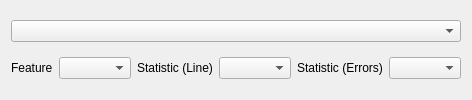
      <widget class="QWidget" name="tab_Exp">
       <attribute name="title">
        <string>Whole Experiment</string>
       </attribute>
       <layout class="QGridLayout" name="gridLayout_8">
        <item row="1" column="2">
         <widget class="QLabel" name="label_36">
          <property name="sizePolicy">
           <sizepolicy hsizetype="Maximum" vsizetype="Preferred">
            <horstretch>0</horstretch>
            <verstretch>0</verstretch>
           </sizepolicy>
          </property>
          <property name="text">
           <string>Statistic (Line)</string>
          </property>
         </widget>
        </item>
        <item row="1" column="0">
         <widget class="QLabel" name="label_35">
          <property name="sizePolicy">
           <sizepolicy hsizetype="Maximum" vsizetype="Preferred">
            <horstretch>0</horstretch>
            <verstretch>0</verstretch>
           </sizepolicy>
          </property>
          <property name="text">
           <string>Feature</string>
          </property>
         </widget>
        </item>
        <item row="1" column="3">
         <widget class="QComboBox" name="comboBox_ResExp_Stat_Line"/>
        </item>
        <item row="1" column="1">
         <widget class="QComboBox" name="comboBox_ResExp_Feat"/>
        </item>
        <item row="1" column="4">
         <widget class="QLabel" name="label_37">
          <property name="sizePolicy">
           <sizepolicy hsizetype="Maximum" vsizetype="Preferred">
            <horstretch>0</horstretch>
            <verstretch>0</verstretch>
           </sizepolicy>
          </property>
          <property name="text">
           <string>Statistic (Errors)</string>
          </property>
         </widget>
        </item>
        <item row="1" column="5">
         <widget class="QComboBox" name="comboBox_ResExp_Stat_Errors"/>
        </item>
        <item row="2" column="0" colspan="6">
         <layout class="QGridLayout" name="gridLayout_ResExp"/>
        </item>
        <item row="0" column="0" colspan="6">
         <widget class="QComboBox" name="comboBox_ResExp_Mode"/>
        </item>
       </layout>
      </widget>
